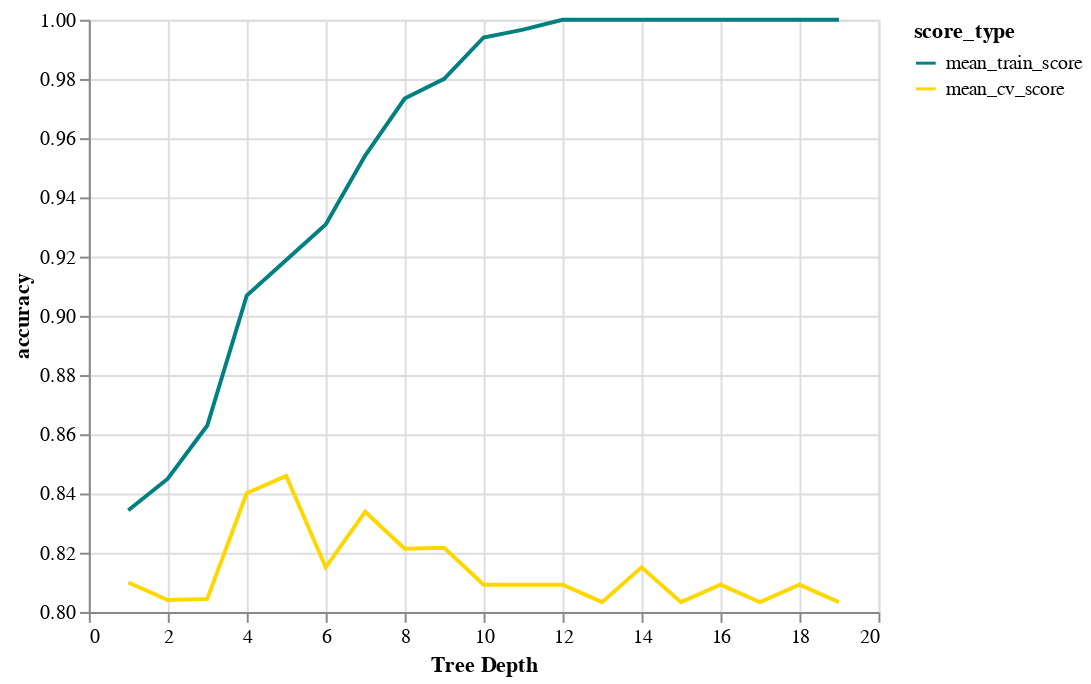

The notebook cell saved with this chart:
### Code cell
chart1.encode(alt.Y('accuracy:Q', scale=alt.Scale(zero=False)))

### Figure 1 — Vega-Lite specification as saved in the notebook (floating-point values rounded to 4 significant figures)
{"config": {"view": {"continuousWidth": 400, "continuousHeight": 300}}, "data": {"name": "data-afc8ffc2fb58a132f175094b2ab78787"}, "mark": "line", "encoding": {"color": {"type": "nominal", "field": "score_type", "scale": {"domain": ["mean_train_score", "mean_cv_score"], "range": ["teal", "gold"]}}, "x": {"type": "quantitative", "axis": {"title": "Tree Depth"}, "field": "depth"}, "y": {"type": "quantitative", "field": "accuracy", "scale": {"zero": false}}}, "$schema": "https://vega.github.io/schema/vega-lite/v4.8.1.json", "datasets": {"data-afc8ffc2fb58a132f175094b2ab78787": [{"depth": 1, "score_type": "mean_train_score", "accuracy": 0.8343}, {"depth": 2, "score_type": "mean_train_score", "accuracy": 0.845}, {"depth": 3, "score_type": "mean_train_score", "accuracy": 0.863}, {"depth": 4, "score_type": "mean_train_score", "accuracy": 0.9069}, {"depth": 5, "score_type": "mean_train_score", "accuracy": 0.9188}, {"depth": 6, "score_type": "mean_train_score", "accuracy": 0.9308}, {"depth": 7, "score_type": "mean_train_score", "accuracy": 0.9541}, {"depth": 8, "score_type": "mean_train_score", "accuracy": 0.9734}, {"depth": 9, "score_type": "mean_train_score", "accuracy": 0.98}, {"depth": 10, "score_type": "mean_train_score", "accuracy": 0.994}, {"depth": 11, "score_type": "mean_train_score", "accuracy": 0.9967}, {"depth": 12, "score_type": "mean_train_score", "accuracy": 1.0}, {"depth": 13, "score_type": "mean_train_score", "accuracy": 1.0}, {"depth": 14, "score_type": "mean_train_score", "accuracy": 1.0}, {"depth": 15, "score_type": "mean_train_score", "accuracy": 1.0}, {"depth": 16, "score_type": "mean_train_score", "accuracy": 1.0}, {"depth": 17, "score_type": "mean_train_score", "accuracy": 1.0}, {"depth": 18, "score_type": "mean_train_score", "accuracy": 1.0}, {"depth": 19, "score_type": "mean_train_score", "accuracy": 1.0}, {"depth": 1, "score_type": "mean_cv_score", "accuracy": 0.8099}, {"depth": 2, "score_type": "mean_cv_score", "accuracy": 0.804}, {"depth": 3, "score_type": "mean_cv_score", "accuracy": 0.8044}, {"depth": 4, "score_type": "mean_cv_score", "accuracy": 0.8401}, {"depth": 5, "score_type": "mean_cv_score", "accuracy": 0.846}, {"depth": 6, "score_type": "mean_cv_score", "accuracy": 0.8151}, {"depth": 7, "score_type": "mean_cv_score", "accuracy": 0.8338}, {"depth": 8, "score_type": "mean_cv_score", "accuracy": 0.8213}, {"depth": 9, "score_type": "mean_cv_score", "accuracy": 0.8217}, {"depth": 10, "score_type": "mean_cv_score", "accuracy": 0.8092}, {"depth": 11, "score_type": "mean_cv_score", "accuracy": 0.8092}, {"depth": 12, "score_type": "mean_cv_score", "accuracy": 0.8092}, {"depth": 13, "score_type": "mean_cv_score", "accuracy": 0.8033}, {"depth": 14, "score_type": "mean_cv_score", "accuracy": 0.8151}, {"depth": 15, "score_type": "mean_cv_score", "accuracy": 0.8033}, {"depth": 16, "score_type": "mean_cv_score", "accuracy": 0.8092}, {"depth": 17, "score_type": "mean_cv_score", "accuracy": 0.8033}, {"depth": 18, "score_type": "mean_cv_score", "accuracy": 0.8092}, {"depth": 19, "score_type": "mean_cv_score", "accuracy": 0.8033}]}}
